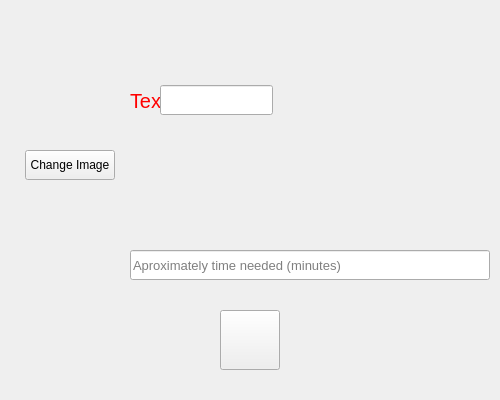
<?xml version="1.0" encoding="UTF-8"?>
<ui version="4.0">
 <class>DishInfoHead</class>
 <widget class="QWidget" name="DishInfoHead">
  <property name="geometry">
   <rect>
    <x>0</x>
    <y>0</y>
    <width>500</width>
    <height>400</height>
   </rect>
  </property>
  <property name="windowTitle">
   <string>Form</string>
  </property>
  <widget class="QLabel" name="dishImg">
   <property name="geometry">
    <rect>
     <x>20</x>
     <y>20</y>
     <width>100</width>
     <height>100</height>
    </rect>
   </property>
   <property name="text">
    <string/>
   </property>
  </widget>
  <widget class="QPlainTextEdit" name="dishName">
   <property name="geometry">
    <rect>
     <x>130</x>
     <y>20</y>
     <width>361</width>
     <height>51</height>
    </rect>
   </property>
   <property name="font">
    <font>
     <pointsize>16</pointsize>
    </font>
   </property>
   <property name="styleSheet">
    <string notr="true">background: transparent</string>
   </property>
  </widget>
  <widget class="QPlainTextEdit" name="dishIntro">
   <property name="geometry">
    <rect>
     <x>130</x>
     <y>140</y>
     <width>361</width>
     <height>81</height>
    </rect>
   </property>
   <property name="font">
    <font>
     <pointsize>12</pointsize>
    </font>
   </property>
   <property name="styleSheet">
    <string notr="true">background: transparent</string>
   </property>
  </widget>
  <widget class="QLabel" name="dishPrice">
   <property name="geometry">
    <rect>
     <x>130</x>
     <y>80</y>
     <width>201</width>
     <height>41</height>
    </rect>
   </property>
   <property name="font">
    <font>
     <pointsize>15</pointsize>
    </font>
   </property>
   <property name="styleSheet">
    <string notr="true">color: rgb(255, 0, 0);</string>
   </property>
   <property name="text">
    <string>TextLabel</string>
   </property>
  </widget>
  <widget class="QLabel" name="dishRateInfo">
   <property name="geometry">
    <rect>
     <x>290</x>
     <y>250</y>
     <width>200</width>
     <height>30</height>
    </rect>
   </property>
   <property name="font">
    <font>
     <pointsize>12</pointsize>
    </font>
   </property>
   <property name="text">
    <string>TextLabel</string>
   </property>
  </widget>
  <widget class="QLineEdit" name="priceEdit">
   <property name="geometry">
    <rect>
     <x>160</x>
     <y>85</y>
     <width>113</width>
     <height>30</height>
    </rect>
   </property>
   <property name="font">
    <font>
     <pointsize>15</pointsize>
    </font>
   </property>
   <property name="styleSheet">
    <string notr="true">color: rgb(255, 0, 0);</string>
   </property>
  </widget>
  <widget class="QPushButton" name="changeImgButton">
   <property name="geometry">
    <rect>
     <x>25</x>
     <y>150</y>
     <width>90</width>
     <height>30</height>
    </rect>
   </property>
   <property name="text">
    <string>Change Image</string>
   </property>
  </widget>
  <widget class="QPushButton" name="submitButton">
   <property name="geometry">
    <rect>
     <x>220</x>
     <y>310</y>
     <width>60</width>
     <height>60</height>
    </rect>
   </property>
   <property name="text">
    <string/>
   </property>
   <property name="icon">
    <iconset resource="res.qrc">
     <normaloff>:/res/img/img/checked.png</normaloff>:/res/img/img/checked.png</iconset>
   </property>
   <property name="iconSize">
    <size>
     <width>40</width>
     <height>40</height>
    </size>
   </property>
  </widget>
  <widget class="QLineEdit" name="timeEdit">
   <property name="geometry">
    <rect>
     <x>130</x>
     <y>250</y>
     <width>360</width>
     <height>30</height>
    </rect>
   </property>
   <property name="font">
    <font>
     <pointsize>10</pointsize>
    </font>
   </property>
   <property name="placeholderText">
    <string>Aproximately time needed (minutes)</string>
   </property>
  </widget>
 </widget>
 <resources>
  <include location="res.qrc"/>
 </resources>
 <connections/>
</ui>
